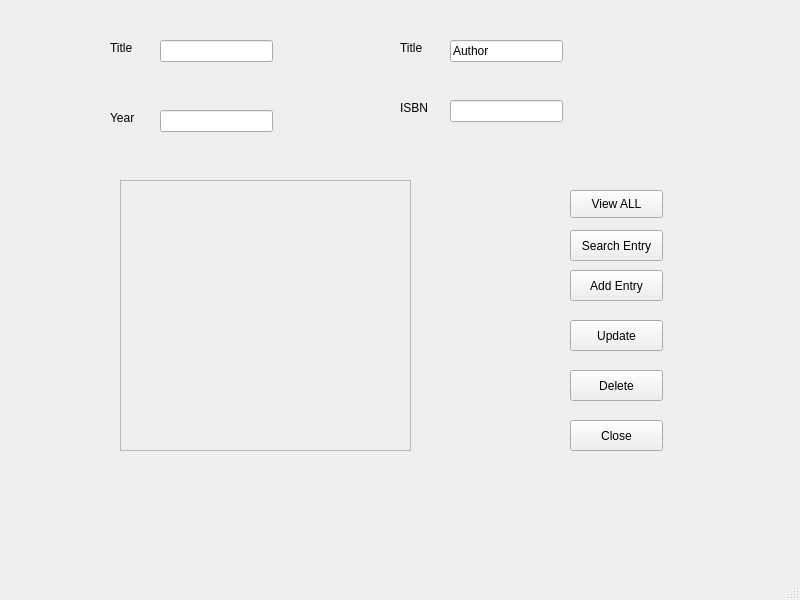
<?xml version="1.0" encoding="UTF-8"?>
<ui version="4.0">
 <class>MainWindow</class>
 <widget class="QMainWindow" name="MainWindow">
  <property name="geometry">
   <rect>
    <x>0</x>
    <y>0</y>
    <width>800</width>
    <height>600</height>
   </rect>
  </property>
  <property name="windowTitle">
   <string>MainWindow</string>
  </property>
  <widget class="QWidget" name="centralwidget">
   <widget class="QLabel" name="label">
    <property name="geometry">
     <rect>
      <x>110</x>
      <y>40</y>
      <width>55</width>
      <height>16</height>
     </rect>
    </property>
    <property name="text">
     <string>Title</string>
    </property>
   </widget>
   <widget class="QLineEdit" name="lineEdit">
    <property name="geometry">
     <rect>
      <x>160</x>
      <y>40</y>
      <width>113</width>
      <height>22</height>
     </rect>
    </property>
   </widget>
   <widget class="QLineEdit" name="lineEdit_2">
    <property name="geometry">
     <rect>
      <x>450</x>
      <y>40</y>
      <width>113</width>
      <height>22</height>
     </rect>
    </property>
    <property name="text">
     <string>Author</string>
    </property>
   </widget>
   <widget class="QLabel" name="label_2">
    <property name="geometry">
     <rect>
      <x>400</x>
      <y>40</y>
      <width>55</width>
      <height>16</height>
     </rect>
    </property>
    <property name="text">
     <string>Title</string>
    </property>
   </widget>
   <widget class="QLineEdit" name="lineEdit_3">
    <property name="geometry">
     <rect>
      <x>160</x>
      <y>110</y>
      <width>113</width>
      <height>22</height>
     </rect>
    </property>
   </widget>
   <widget class="QLabel" name="label_3">
    <property name="geometry">
     <rect>
      <x>110</x>
      <y>110</y>
      <width>55</width>
      <height>16</height>
     </rect>
    </property>
    <property name="text">
     <string>Year</string>
    </property>
   </widget>
   <widget class="QLineEdit" name="lineEdit_4">
    <property name="geometry">
     <rect>
      <x>450</x>
      <y>100</y>
      <width>113</width>
      <height>22</height>
     </rect>
    </property>
   </widget>
   <widget class="QLabel" name="label_4">
    <property name="geometry">
     <rect>
      <x>400</x>
      <y>100</y>
      <width>55</width>
      <height>16</height>
     </rect>
    </property>
    <property name="text">
     <string>ISBN</string>
    </property>
   </widget>
   <widget class="QPushButton" name="pushButton">
    <property name="geometry">
     <rect>
      <x>570</x>
      <y>190</y>
      <width>93</width>
      <height>28</height>
     </rect>
    </property>
    <property name="text">
     <string>View ALL</string>
    </property>
   </widget>
   <widget class="QPushButton" name="pushButton_2">
    <property name="geometry">
     <rect>
      <x>570</x>
      <y>230</y>
      <width>93</width>
      <height>31</height>
     </rect>
    </property>
    <property name="text">
     <string>Search Entry</string>
    </property>
   </widget>
   <widget class="QPushButton" name="pushButton_3">
    <property name="geometry">
     <rect>
      <x>570</x>
      <y>270</y>
      <width>93</width>
      <height>31</height>
     </rect>
    </property>
    <property name="text">
     <string>Add Entry</string>
    </property>
   </widget>
   <widget class="QPushButton" name="pushButton_4">
    <property name="geometry">
     <rect>
      <x>570</x>
      <y>320</y>
      <width>93</width>
      <height>31</height>
     </rect>
    </property>
    <property name="text">
     <string>Update</string>
    </property>
   </widget>
   <widget class="QPushButton" name="pushButton_5">
    <property name="geometry">
     <rect>
      <x>570</x>
      <y>370</y>
      <width>93</width>
      <height>31</height>
     </rect>
    </property>
    <property name="text">
     <string>Delete</string>
    </property>
   </widget>
   <widget class="QPushButton" name="pushButton_6">
    <property name="geometry">
     <rect>
      <x>570</x>
      <y>420</y>
      <width>93</width>
      <height>31</height>
     </rect>
    </property>
    <property name="text">
     <string>Close</string>
    </property>
   </widget>
   <widget class="QScrollArea" name="scrollArea">
    <property name="geometry">
     <rect>
      <x>120</x>
      <y>180</y>
      <width>291</width>
      <height>271</height>
     </rect>
    </property>
    <property name="widgetResizable">
     <bool>true</bool>
    </property>
    <widget class="QWidget" name="scrollAreaWidgetContents">
     <property name="geometry">
      <rect>
       <x>0</x>
       <y>0</y>
       <width>289</width>
       <height>269</height>
      </rect>
     </property>
    </widget>
   </widget>
  </widget>
  <widget class="QMenuBar" name="menubar">
   <property name="geometry">
    <rect>
     <x>0</x>
     <y>0</y>
     <width>800</width>
     <height>26</height>
    </rect>
   </property>
  </widget>
  <widget class="QStatusBar" name="statusbar"/>
 </widget>
 <resources/>
 <connections/>
</ui>
